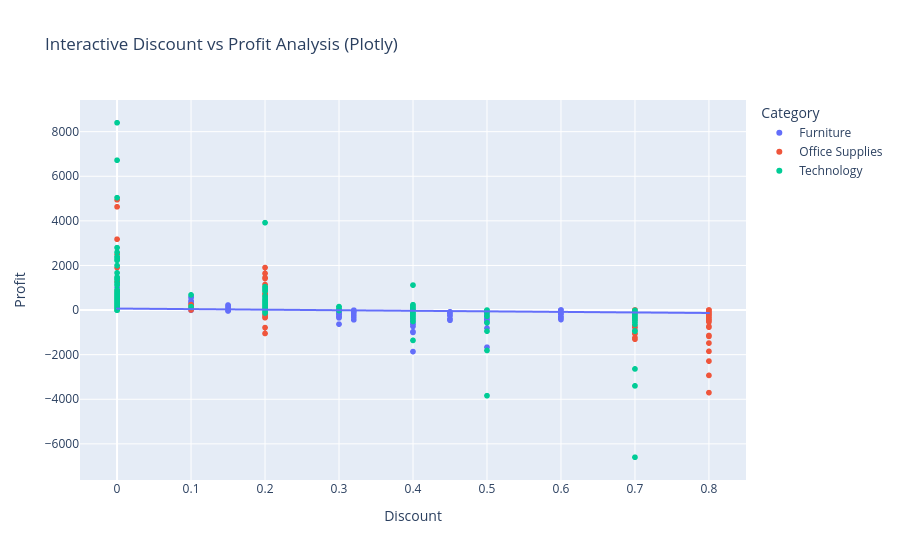

Notebook source saved alongside this figure:
### Markdown cell above
⚙️ Rebuild one interactive chart with Plotly Express. Briefly compare advantages/disadvantages vs. Matplotlib + ipywidgets.

### Code cell
# Advanced: Plotly comparison
import plotly.express as px
import plotly.graph_objects as go

# Create interactive Plotly version of discount analysis
fig = px.scatter(df, x='Discount', y='Profit', color='Category',
                hover_data=['Product Name', 'Sales'], 
                title='Interactive Discount vs Profit Analysis (Plotly)')

# Add trendline
fig.add_traces(px.scatter(df, x='Discount', y='Profit', trendline='ols').data[1])

fig.show()

print("PLOTLY vs MATPLOTLIB COMPARISON:")
print("Plotly Advantages:")
print("• Built-in interactivity (zoom, pan, hover)")
print("• Easy to share online")
print("• Professional tooltips and legends")
print("• Automatic responsive design")
print()
print("Matplotlib + ipywidgets Advantages:")  
print("• More customization control")
print("• Better integration with Jupyter workflows")
print("• Smaller file sizes")
print("• Familiar to Python data scientists")

### Figure 1 — Plotly figure (JSON) as saved in the notebook; plotly's stock layout.template omitted (floating-point values rounded to 4 significant figures; data arrays with more than 128 entries replaced by an {"elided": "..."} marker saying what was removed)
{"data": [{"customdata": {"elided": "2121x2 mixed values"}, "hovertemplate": "Category=Furniture<br>Discount=%{x}<br>Profit=%{y}<br>Product Name=%{customdata[0]}<br>Sales=%{customdata[1]}<extra></extra>", "legendgroup": "Furniture", "marker": {"color": "#636efa", "symbol": "circle"}, "mode": "markers", "name": "Furniture", "showlegend": true, "type": "scattergl", "x": {"elided": "2121 float values"}, "xaxis": "x", "y": {"elided": "2121 float values"}, "yaxis": "y"}, {"customdata": {"elided": "6026x2 mixed values"}, "hovertemplate": "Category=Office Supplies<br>Discount=%{x}<br>Profit=%{y}<br>Product Name=%{customdata[0]}<br>Sales=%{customdata[1]}<extra></extra>", "legendgroup": "Office Supplies", "marker": {"color": "#EF553B", "symbol": "circle"}, "mode": "markers", "name": "Office Supplies", "showlegend": true, "type": "scattergl", "x": {"elided": "6026 float values"}, "xaxis": "x", "y": {"elided": "6026 float values"}, "yaxis": "y"}, {"customdata": {"elided": "1847x2 mixed values"}, "hovertemplate": "Category=Technology<br>Discount=%{x}<br>Profit=%{y}<br>Product Name=%{customdata[0]}<br>Sales=%{customdata[1]}<extra></extra>", "legendgroup": "Technology", "marker": {"color": "#00cc96", "symbol": "circle"}, "mode": "markers", "name": "Technology", "showlegend": true, "type": "scattergl", "x": {"elided": "1847 float values"}, "xaxis": "x", "y": {"elided": "1847 float values"}, "yaxis": "y"}, {"hovertemplate": "<b>OLS trendline</b><br>Profit = -249.051 * Discount + 67.5594<br>R<sup>2</sup>=0.048175<br><br>Discount=%{x}<br>Profit=%{y} <b>(trend)</b><extra></extra>", "legendgroup": "", "marker": {"color": "#636efa", "symbol": "circle"}, "mode": "lines", "name": "", "showlegend": false, "type": "scattergl", "x": {"elided": "9994 float values"}, "xaxis": "x", "y": {"elided": "9994 float values"}, "yaxis": "y"}], "layout": {"legend": {"title": {"text": "Category"}, "tracegroupgap": 0}, "title": {"text": "Interactive Discount vs Profit Analysis (Plotly)"}, "xaxis": {"anchor": "y", "domain": [0, 1], "title": {"text": "Discount"}}, "yaxis": {"anchor": "x", "domain": [0, 1], "title": {"text": "Profit"}}}}
